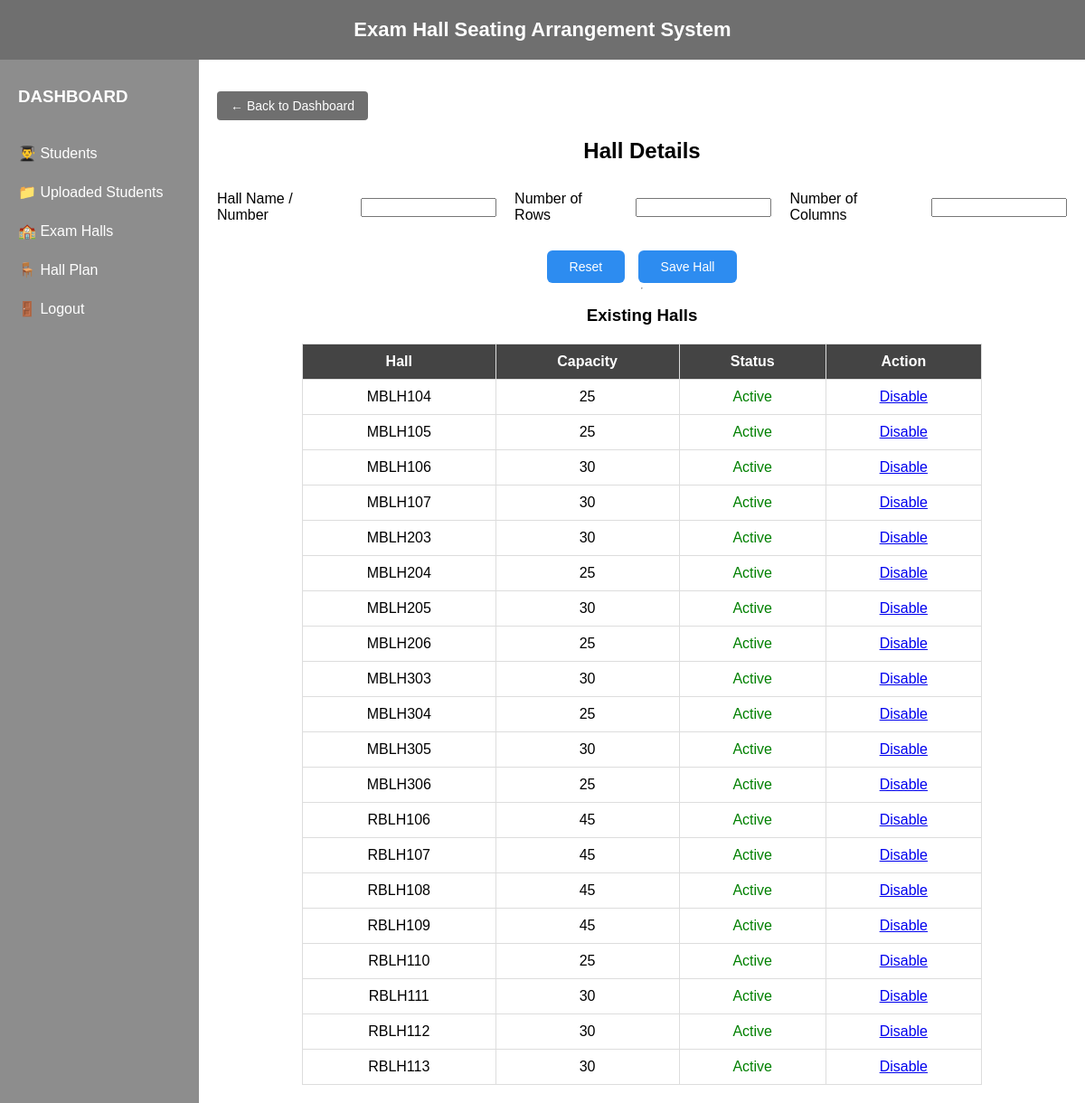
/halls (signed in), run on an earlier commit of the app's database.
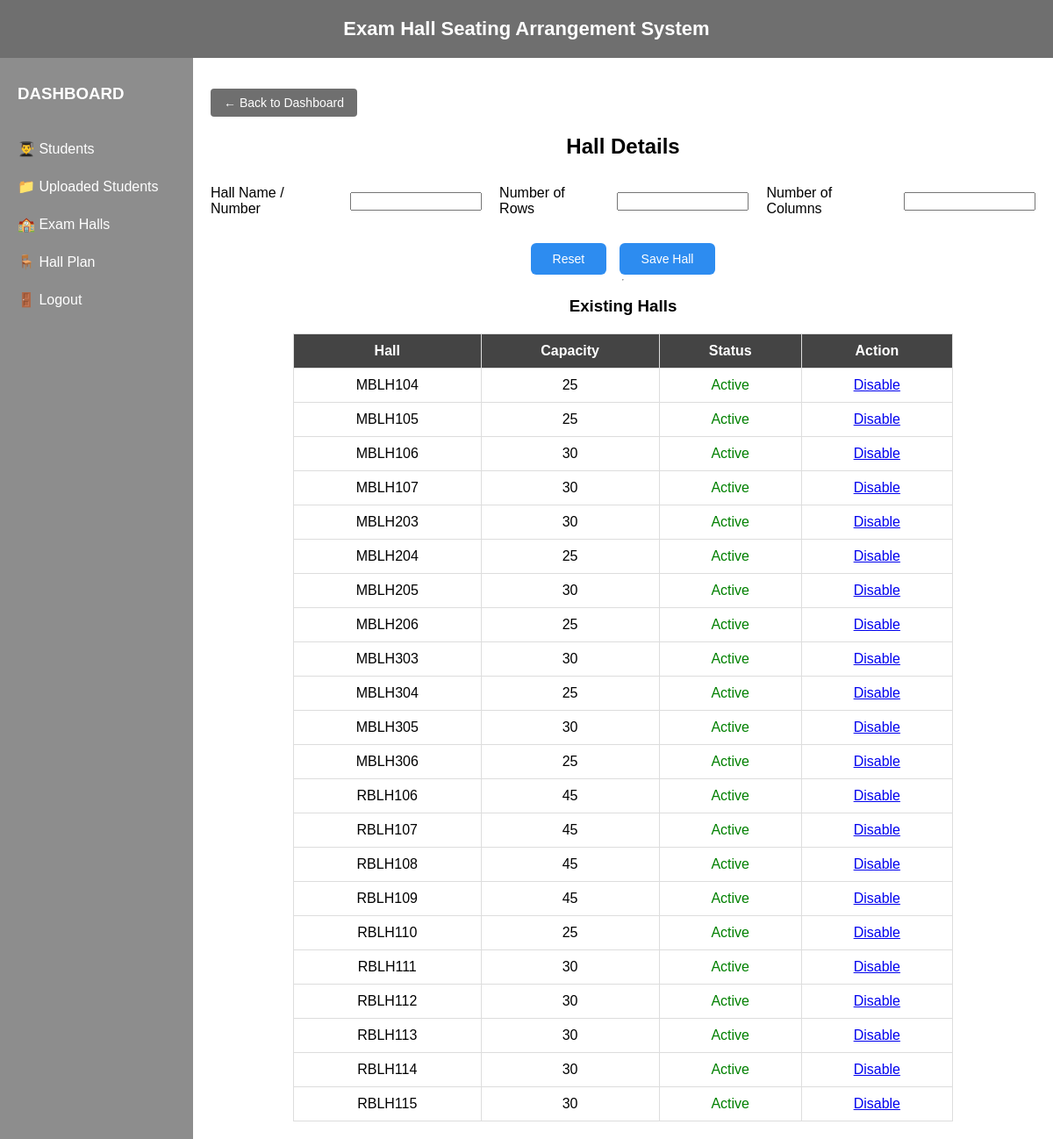
And on a later commit of the database.
### models/hall.py (models this page shows)
class Hall(db.Model):
    id = db.Column(db.Integer, primary_key=True)
    hall_name = db.Column(db.String(50), unique=True, nullable=False)
    rows = db.Column(db.Integer, nullable=False)
    columns = db.Column(db.Integer, nullable=False)
    capacity = db.Column(db.Integer, nullable=False)
    status = db.Column(db.String(20), default="active")

### app.py (the view, shortened to what this page needs)
@app.route('/halls', methods=['GET', 'POST'])
def halls_page():
    if "user" not in session:
        return redirect(url_for("login"))
    halls = Hall.query.all()
    return render_template("halls.html", halls=halls)

### templates/halls.html (shortened to what this page needs)
<!DOCTYPE html>
<html>
<head>
    <link rel="stylesheet" href="{{ url_for('static', filename='css/style.css') }}">
</head>
<body>
<div class="top-header">
    Exam Hall Seating Arrangement System
</div>
<div class="main-container">
    <div class="sidebar">
        <h3>DASHBOARD</h3>
        <ul>
            <li><a href="{{ url_for('students_page') }}">👨‍🎓 Students</a></li>
            <li><a href="{{ url_for('uploaded_batches') }}">📁 Uploaded Students</a></li>
            <li><a href="{{ url_for('halls_page') }}">🏫 Exam Halls</a></li>
            <li><a href="{{ url_for('hall_plan') }}">🪑 Hall Plan</a></li>
            <li><a href="{{ url_for('logout') }}">🚪 Logout</a></li>
        </ul>
    </div>
    <div class="dashboard-content">
        <div class="back-container">
            <a href="{{ url_for('dashboard') }}" class="btn-back">
                ← Back to Dashboard
            </a>
        </div>
        <h2>Hall Details</h2>
        <form method="POST">
            <div class="form-row">
                <label>Hall Name / Number</label>
                <input type="text" name="hall_name" required>
                <label>Number of Rows</label>
                <input type="number" name="rows" required>
                <label>Number of Columns</label>
                <input type="number" name="columns" required>
            </div>
            <div class="hall-btn-group">
                <button type="reset" class="btn-blue">Reset</button>
                <button type="submit" class="btn-blue">Save Hall</button>
            </div>
        </form>
        <hr>
        <br>
        <h3>Existing Halls</h3>
        <table class="hall-table">
            <tr>
                <th>Hall</th>
                <th>Capacity</th>
                <th>Status</th>
                <th>Action</th>
            </tr>
            {% for hall in halls %}
            <tr>
                <td>{{ hall.hall_name }}</td>
                <td>{{ hall.capacity }}</td>
                <td>
                    {% if hall.status == "active" %}
                        <span style="color:green;">Active</span>
                    {% else %}
                        <span style="color:red;">Disabled</span>
                    {% endif %}
                </td>
                <td>
                    {% if hall.status == "active" %}
                        <a href="{{ url_for('toggle_hall', hall_id=hall.id) }}">Disable</a>
                    {% else %}
                        <a href="{{ url_for('toggle_hall', hall_id=hall.id) }}">Activate</a>
                    {% endif %}
                </td>
            </tr>
            {% endfor %}
        </table>
    </div>
</div>
</body>
</html>

What changed in the data, as far as the page shows it:
added Hall: hall_name "RBLH114", capacity "30", status "Active"
added Hall: hall_name "RBLH115", capacity "30", status "Active"
